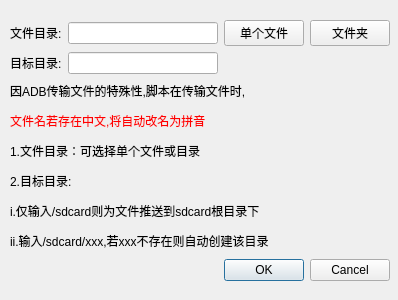
<?xml version="1.0" encoding="UTF-8"?>
<ui version="4.0">
 <class>Dialog</class>
 <widget class="QDialog" name="Dialog">
  <property name="geometry">
   <rect>
    <x>0</x>
    <y>0</y>
    <width>398</width>
    <height>300</height>
   </rect>
  </property>
  <property name="windowTitle">
   <string>Dialog</string>
  </property>
  <widget class="QWidget" name="layoutWidget">
   <property name="geometry">
    <rect>
     <x>10</x>
     <y>20</y>
     <width>380</width>
     <height>261</height>
    </rect>
   </property>
   <layout class="QGridLayout" name="gridLayout">
    <item row="0" column="0">
     <widget class="QLabel" name="label">
      <property name="text">
       <string>文件目录:</string>
      </property>
     </widget>
    </item>
    <item row="1" column="0">
     <widget class="QLabel" name="label_2">
      <property name="text">
       <string>目标目录:</string>
      </property>
     </widget>
    </item>
    <item row="0" column="1">
     <widget class="QLineEdit" name="lineEdit_srcFile"/>
    </item>
    <item row="0" column="2">
     <widget class="QPushButton" name="btn_srcfile_one">
      <property name="text">
       <string>单个文件</string>
      </property>
     </widget>
    </item>
    <item row="0" column="3">
     <widget class="QPushButton" name="btn_srcfile_more">
      <property name="text">
       <string>文件夹</string>
      </property>
     </widget>
    </item>
    <item row="2" column="0" colspan="4">
     <widget class="QLabel" name="label_3">
      <property name="text">
       <string>&lt;html&gt;&lt;head/&gt;&lt;body&gt;&lt;p&gt;因ADB传输文件的特殊性,脚本在传输文件时,&lt;/p&gt;&lt;p&gt;&lt;span style=&quot; color:#ff0000;&quot;&gt;文件名若存在中文,将自动改名为拼音&lt;/span&gt;&lt;/p&gt;&lt;p&gt;1.文件目录：可选择单个文件或目录&lt;/p&gt;&lt;p&gt;2.目标目录:&lt;/p&gt;&lt;p&gt;i.仅输入/sdcard则为文件推送到sdcard根目录下&lt;/p&gt;&lt;p&gt;ii.输入/sdcard/xxx,若xxx不存在则自动创建该目录&lt;/p&gt;&lt;/body&gt;&lt;/html&gt;</string>
      </property>
     </widget>
    </item>
    <item row="3" column="0" colspan="4">
     <widget class="QDialogButtonBox" name="buttonBox">
      <property name="orientation">
       <enum>Qt::Horizontal</enum>
      </property>
      <property name="standardButtons">
       <set>QDialogButtonBox::Cancel|QDialogButtonBox::Ok</set>
      </property>
     </widget>
    </item>
    <item row="1" column="1">
     <widget class="QLineEdit" name="lineEdit_tofile"/>
    </item>
   </layout>
  </widget>
 </widget>
 <resources/>
 <connections>
  <connection>
   <sender>buttonBox</sender>
   <signal>accepted()</signal>
   <receiver>Dialog</receiver>
   <slot>accept()</slot>
   <hints>
    <hint type="sourcelabel">
     <x>289</x>
     <y>271</y>
    </hint>
    <hint type="destinationlabel">
     <x>157</x>
     <y>274</y>
    </hint>
   </hints>
  </connection>
  <connection>
   <sender>buttonBox</sender>
   <signal>rejected()</signal>
   <receiver>Dialog</receiver>
   <slot>reject()</slot>
   <hints>
    <hint type="sourcelabel">
     <x>298</x>
     <y>277</y>
    </hint>
    <hint type="destinationlabel">
     <x>286</x>
     <y>274</y>
    </hint>
   </hints>
  </connection>
  <connection>
   <sender>btn_srcfile_one</sender>
   <signal>clicked()</signal>
   <receiver>Dialog</receiver>
   <slot>chooseSrcFile()</slot>
   <hints>
    <hint type="sourcelabel">
     <x>307</x>
     <y>32</y>
    </hint>
    <hint type="destinationlabel">
     <x>327</x>
     <y>10</y>
    </hint>
   </hints>
  </connection>
  <connection>
   <sender>btn_srcfile_more</sender>
   <signal>clicked()</signal>
   <receiver>Dialog</receiver>
   <slot>chooseToFile()</slot>
   <hints>
    <hint type="sourcelabel">
     <x>358</x>
     <y>31</y>
    </hint>
    <hint type="destinationlabel">
     <x>379</x>
     <y>51</y>
    </hint>
   </hints>
  </connection>
 </connections>
 <slots>
  <slot>chooseSrcFile()</slot>
  <slot>chooseToFile()</slot>
 </slots>
</ui>
